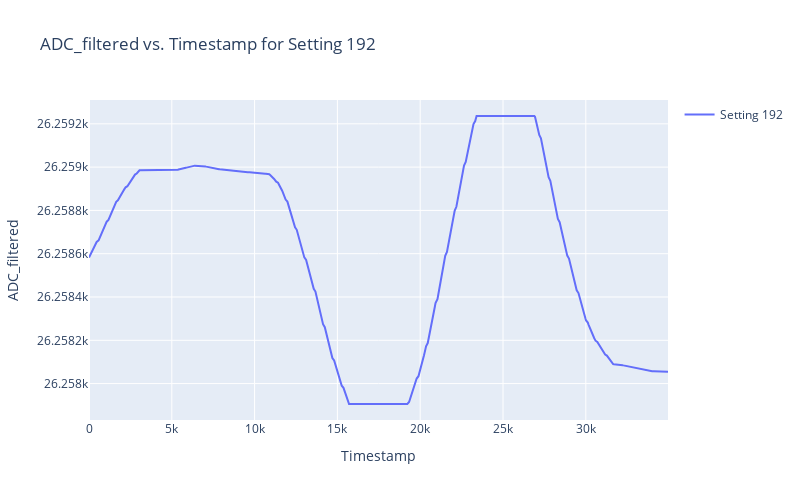

Here is the notebook cell this chart was saved with:
### Code cell
from scipy.signal import savgol_filter
from scipy.signal import butter, filtfilt
from statsmodels.tsa.filters.hp_filter import hpfilter

# Define the filter
def low_pass_filter(data, cutoff, fs, order=5):
    nyquist = 0.5 * fs
    normal_cutoff = cutoff / nyquist
    b, a = butter(order, normal_cutoff, btype='low', analog=False)
    y = filtfilt(b, a, data)
    return y

# Apply the filter
cutoff = 0.15  # desired cutoff frequency of the filter, Hz
fs = 50.0  # sample rate, Hz
order = 2  # sin wave can be approx represented as quadratic
filtered_data = low_pass_filter(df['ADC'], cutoff, fs, order)

# Define the window size for the moving average
window_size = 150

# Apply the moving average filter to the 'ADC' column
df_normalized['ADC_low_pass'] = low_pass_filter(df['ADC'], cutoff, fs, order) 
df_normalized['ADC_filtered'] = df_normalized['ADC_low_pass'].rolling(window_size).median()


# The specific setting to plot
specific_setting = 192  # Change this to the setting you want to plot

# Filter the DataFrame for the specific setting
df_filtered = df_normalized[df_normalized['Setting'] == specific_setting]

# Define the figure
fig = go.Figure()

# Plot the specific setting
fig.add_trace(
    go.Scatter(
        x=df_filtered['Timestamp'],
        y=df_filtered['ADC_filtered'],
        mode='lines',
        name=f'Setting {specific_setting}',
        # Optionally, you can uncomment and adjust the line color settings if needed
        # line=dict(color=colors[setting % len(colors)])  # Loop through colors cyclically
    )
)

# Set titles and axes labels
fig.update_xaxes(title_text='Timestamp')
fig.update_yaxes(title_text='ADC_filtered')
fig.update_layout(height=500, width=800, title_text=f'ADC_filtered vs. Timestamp for Setting {specific_setting}', showlegend=True)

# Show the plot
fig.show()

### Figure 1 — Plotly figure (JSON) as saved in the notebook; plotly's stock layout.template omitted (floating-point values rounded to 4 significant figures; data arrays with more than 128 entries replaced by an {"elided": "..."} marker saying what was removed)
{"data": [{"mode": "lines", "name": "Setting 192", "type": "scatter", "x": {"elided": "741 int values"}, "y": {"elided": "741 float values"}}], "layout": {"height": 500, "showlegend": true, "title": {"text": "ADC_filtered vs. Timestamp for Setting 192"}, "width": 800, "xaxis": {"title": {"text": "Timestamp"}}, "yaxis": {"title": {"text": "ADC_filtered"}}}}
